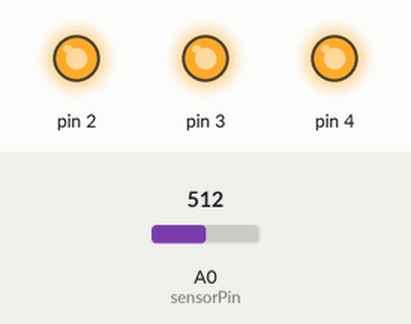
Recording of a sketch running on a simulated Arduino Uno, built with avr-gcc and run on an emulated ATmega328P. Parts: output pins drawn as LEDs (lit = HIGH). The test bench sets the inputs (shaded band); at power-on: A0 (sensorPin) = 512. What the sketch prints to the serial monitor is not drawn.

Above: at 1.3 s.
1.4 s: A0 (sensorPin) set to 158
2.9 s: A0 (sensorPin) set to 128
At 3.9 s:
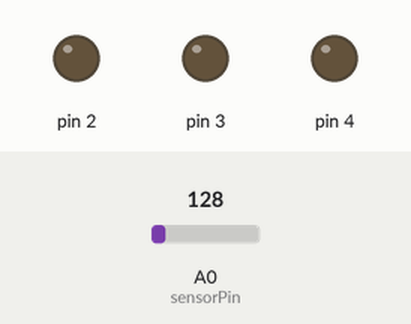
7.5 s: A0 (sensorPin) set to 306
At 8.6 s:
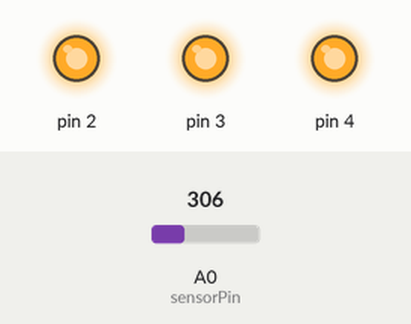
9.0 s: A0 (sensorPin) set to 122
At 9.8 s:
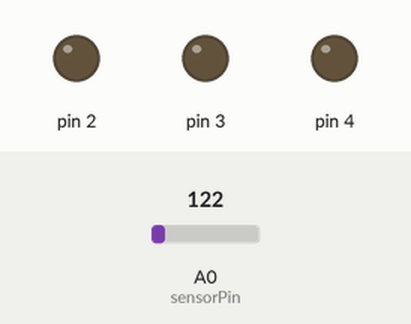
Timing chart, 0 to 11.5 s (numbered marks = the images above; inputs shaded):
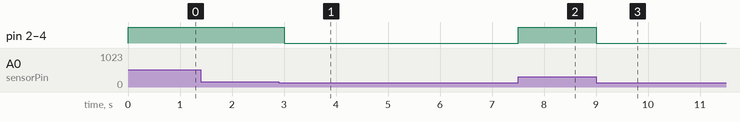

Measured:
- the behaviour switches between 144 and 143 on A0 (sensorPin) (found by bisection; images 0 and 1)
- after the input at 1.4 s, every drawn part: stays the same
- after the input at 2.9 s, pin 2–4: HIGH → LOW after 0.10 s
- after the input at 7.5 s, pin 2–4: LOW → HIGH at once
- after the input at 9.0 s, pin 2–4: HIGH → LOW at once

The sketch:

sketch_temperature.ino
```cpp
const int sensorPin = A0;
const float baselineTemp = 20.0;
const long DEFAULT_PROBE_INTERVAL_IN_MILISECONDS = 10000L;
const long DEFAULT_DELAY_IN_MILISECONDS = 500L;
long probeIntervalInMiliseconds = 0;
long waitingTimeToNotify = 0;

void setup() {
  Serial.begin(9600);
  for(int pinNumber=2; pinNumber<5; pinNumber++){
    pinMode(pinNumber, OUTPUT);
    digitalWrite(pinNumber, LOW);
  }
  if(probeIntervalInMiliseconds == 0){
    probeIntervalInMiliseconds = DEFAULT_PROBE_INTERVAL_IN_MILISECONDS;
  }
}

void loop() {
  float voltage = analogRead(sensorPin) * 0.004882814;
  float temperature = (voltage - 0.5) * 100.0;

  if(temperature < baselineTemp){
    digitalWrite(2, LOW);
    digitalWrite(3, LOW);
    digitalWrite(4, LOW);
  }else if(temperature >= baselineTemp+2 && temperature < baselineTemp+6){
    digitalWrite(2, HIGH);
    digitalWrite(3, HIGH);
    digitalWrite(4, HIGH);
  }else if(temperature >= baselineTemp+6){
    digitalWrite(2, HIGH);
    digitalWrite(3, HIGH);
    digitalWrite(4, HIGH);
  }

  if(waitingTimeToNotify >= probeIntervalInMiliseconds){
    Serial.println(temperature);
    waitingTimeToNotify = DEFAULT_DELAY_IN_MILISECONDS;
  }else{
    waitingTimeToNotify += DEFAULT_DELAY_IN_MILISECONDS;
  }
  delay(DEFAULT_DELAY_IN_MILISECONDS);
}

void serialEvent() {
  while(Serial.available() > 0) {
    String newInterval = Serial.readString();
    char newIntervalBuf[32];
    newInterval.toCharArray(newIntervalBuf, sizeof(newIntervalBuf));
    probeIntervalInMiliseconds = atol(newIntervalBuf);
  }
}
```
